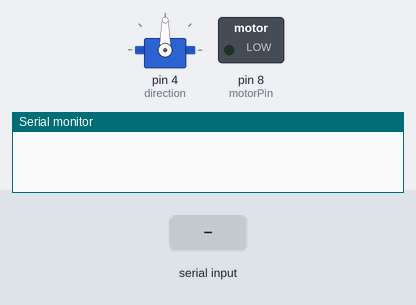
A sketch run on a simulated Arduino Uno, built with avr-gcc and run on an emulated ATmega328P. Parts: servo, switched loads named in the sketch (green lamp = pin HIGH), the last lines printed to the serial monitor. The test bench sets the inputs (shaded band).

Above: at 1.2 s.
1.3 s: "F" received over Serial
At 2.0 s:
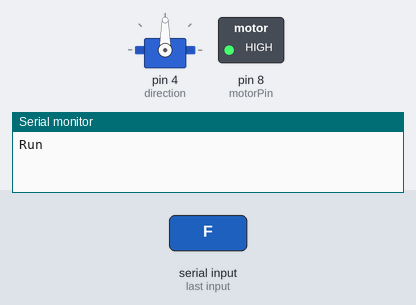
3.0 s: "R" received over the second serial link
At 4.2 s:
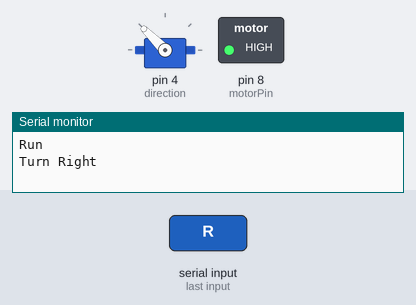
4.5 s: "S" received over Serial
At 5.5 s:
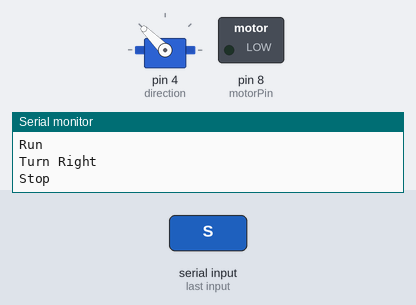
6.0 s: "L" received over the second serial link
At 6.6 s:
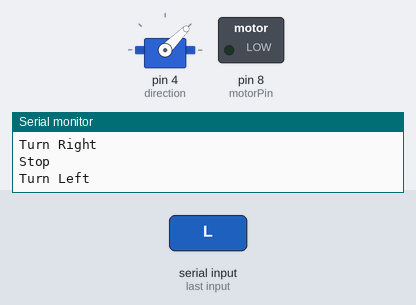
7.5 s: "F" received over the second serial link
At 7.8 s:
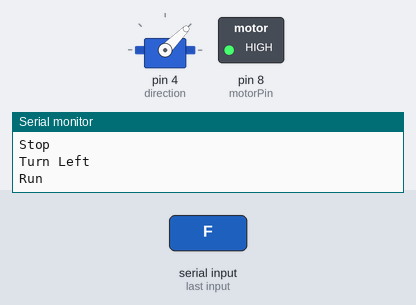
9.0 s: "S" received over the second serial link
At 10.1 s:
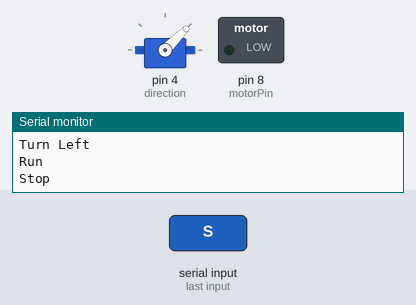
Timing chart, 0 to 11.5 s (numbered marks = the images above; inputs shaded):
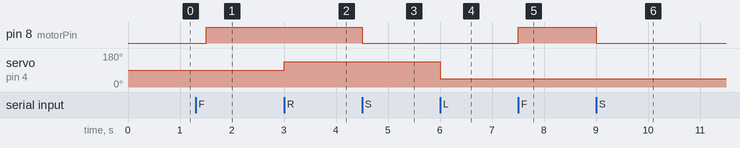

The sketch:

boat.ino
```cpp
/* Programme de pilotage du bateau
 *
 * Servomotor
 * Attach D8 (Yellow) GND to GND | 5v to 5v
 *
 * Motor
 * GND -> Mosquito Pin
 * 5V -> 5V
 * Mosquito Midle -> PIN5
 * Misquito GND -> GND
 *
 * BLE
 * VCC -> +5V
 * GND -> GND
 * RXD -> D10
 * TXD -> D11
*/

#include <Servo.h>
#include <SoftwareSerial.h>

Servo direction;
SoftwareSerial btSerial(11, 12);//(TX, RX)

const int motorPin = 8;

void setup() {
  direction.attach(4);
  direction.write(90);

  pinMode(motorPin, OUTPUT);

  Serial.begin(9600);
  btSerial.begin(9600);
}

void loop() {
  char incoming = '-';
  //zero();

  if(Serial.available()){
    incoming = Serial.read();
  }
  if(btSerial.available()){
    incoming = btSerial.read();
  }

  switch(incoming){
    case 'F':
      run();
      Serial.println("Run");
      break;
    case 'S':
      stop();
      Serial.println("Stop");
      break;
    case 's':
      stop();
      Serial.println("Stop");
      break;
    case 'R':
      right();
      Serial.println("Turn Right");
      break;
    case 'L':
      left();
      Serial.println("Turn Left");
      break;
    case 'Z':
      zero();
      Serial.println("Reset Direction");
      break;
      /*
    default:
      Serial.println("Unknow argument\nF -> run forward\nS -> stop\nR -> turn right\nL -> turn left");
      break;*/
  }

  delay(250);
}
```

gestionDirection.ino
```cpp
void zero(){
  direction.write(90);
}
void right(){
  direction.write(135);
}
void left(){
  direction.write(45);
}
```

gestionMotor.ino
```cpp
void run(){
  run(255);
}
void stop(){
  analogWrite(motorPin, 0);
}
void run(int motorSpeed){
  analogWrite(motorPin, motorSpeed);
}
```

Measured:
- after the input at 1.3 s, pin 8 (motorPin): LOW → HIGH after 0.20 s
- after the input at 3.0 s, servo on pin 4 (direction): 90° → 135° at once
- after the input at 4.5 s, pin 8 (motorPin): HIGH → LOW at once
- after the input at 6.0 s, servo on pin 4 (direction): 135° → 45° at once
- after the input at 7.5 s, pin 8 (motorPin): LOW → HIGH at once
- after the input at 9.0 s, pin 8 (motorPin): HIGH → LOW at once
